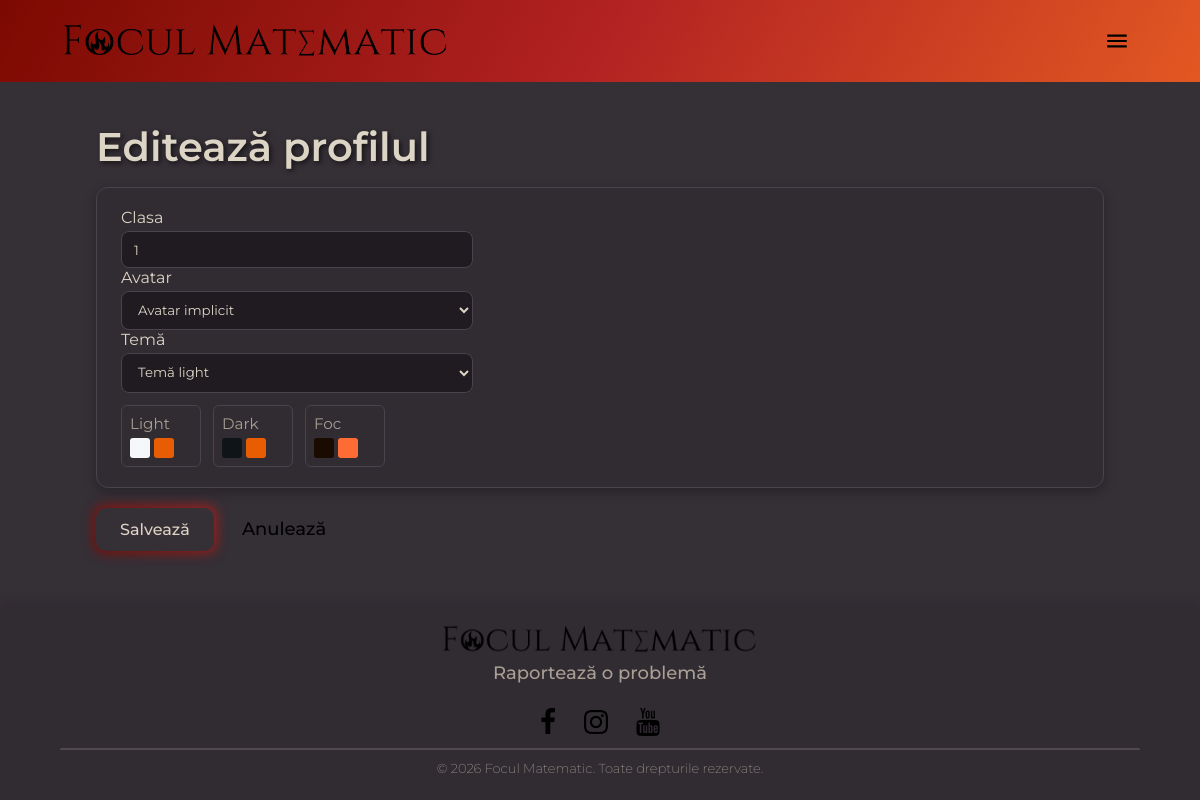
The page /accounts/profile/edit/ (signed in) on the database its author committed.
### accounts/models.py (models this page shows, shortened)
class Profile(models.Model):
    user  = models.OneToOneField(User, on_delete=models.CASCADE)
    xp    = models.IntegerField(default=0)
    level = models.IntegerField(default=1)
    clasa = models.IntegerField(default=1)
    avatar = models.CharField(max_length=100, default="default_avatar")
    theme  = models.CharField(max_length=50, default="light")

### accounts/views.py (the view)
# urls.py: path("profile/edit/", views.profile_edit_view, name="profile_edit"),
@login_required
def profile_edit_view(request):
    profile = get_or_create_profile(request.user)
    if request.method == "POST":
        form = ProfileEditForm(request.POST, instance=profile, user=request.user)
        if form.is_valid():
            form.save()
            messages.success(request, "Profilul a fost actualizat.")
            return redirect("profile")
    else:
        form = ProfileEditForm(instance=profile, user=request.user)
    return render(request, "accounts/profile_edit.html", {"form": form})

### accounts/forms.py (shortened to what this page needs)
class ProfileEditForm(forms.ModelForm):
    class Meta:
        model = Profile
        fields = ("clasa", "avatar", "theme")
        labels = {
            "clasa": "Clasa",
            "avatar": "Avatar",
            "theme": "Temă",
        }
    def __init__(self, *args, user=None, **kwargs):
        super().__init__(*args, **kwargs)
        owned_keys = set()
        if user is not None:
            owned_keys = set(user.items.values_list("item_key", flat=True))
        avatar_choices = [("default_avatar", "Avatar implicit")]
        theme_choices = [("light", "Temă light"), ("dark_theme_1", "Temă dark")]
        self.fields["avatar"].widget = forms.Select(choices=avatar_choices)
        self.fields["theme"].widget = forms.Select(choices=theme_choices)

### accounts/context_processors.py (called while the page is built)
def theme(request):
    return {}

### accounts/utils.py (called while the page is built)
def get_or_create_profile(user):
    profile, _ = Profile.objects.get_or_create(user=user)
    return profile

### analytics/services.py (called while the page is built)
def log_page_view(*, path: str, session_key: str, user=None) -> PageView:
    return PageView.objects.create(
        path=path[:500],
        session_key=session_key[:40],
        user=user if user and user.is_authenticated else None,
    )

### feedback/context_processors.py (called while the page is built)
def feedback_report_url(from_path: str = "") -> str:
    try:
        url = reverse("report_error")
    except NoReverseMatch:
        url = FEEDBACK_REPORT_PATH
    if from_path:
        return f"{url}?from={from_path}"
    return url

def feedback_urls(request):
    return {
        "feedback_report_url": feedback_report_url(),
    }

### templates/accounts/profile_edit.html (shortened to what this page needs)
{% extends "base.html" %}
{% load static %}
{% block content %}
<div class="page-content">
<h1>Editează profilul</h1>
<form method="post" action="">
    <div class="card">
        {% for field in form %}
            <p>
                <label for="{{ field.id_for_label }}">{{ field.label }}</label><br>
                {{ field }}
                {% if field.name == "theme" %}
                    <div class="theme-preview-grid" id="theme-preview">
                        <div class="theme-preview-card" data-theme="light">
                            <span class="muted">Light</span>
                            <div class="swatches">
                                <span class="swatch" style="background:#f5f7fa"></span>
                                <span class="swatch" style="background:#e85d04"></span>
                            </div>
                        </div>
                        <div class="theme-preview-card" data-theme="dark_theme_1">
                            <span class="muted">Dark</span>
                            <div class="swatches">
                                <span class="swatch" style="background:#0f1419"></span>
                                <span class="swatch" style="background:#e85d04"></span>
                            </div>
                        </div>
                        <div class="theme-preview-card" data-theme="fire_theme">
                            <span class="muted">Foc</span>
                            <div class="swatches">
                                <span class="swatch" style="background:#1a0a00"></span>
                                <span class="swatch" style="background:#ff6b35"></span>
                            </div>
                        </div>
                    </div>
                {% endif %}
            </p>
        {% endfor %}
    </div>
    <button type="submit" class="btn">Salvează</button>
    <a href="{% url 'profile' %}" style="margin-left:1rem;">Anulează</a>
</form>
</div>
{% endblock %}

### static/core/css/FMStyle.css (style rules this page uses)
* { margin: 0; padding: 0; font-family: 'Montserrat', fantasy; box-sizing: border-box; }
body { min-height: 100%; min-width: 100%; overflow: scroll; }

### templates/accounts/profile_edit.html (style rules this page uses)
.theme-preview-grid { display: flex; flex-wrap: wrap; gap: 0.75rem; margin-top: 0.75rem; }
.theme-preview-card { border: 1px solid #4a424c; border-radius: 6px; padding: 0.5rem; min-width: 5rem; }
.theme-preview-card .swatches { display: flex; gap: 0.25rem; margin-top: 0.35rem; }
.theme-preview-card .swatch { width: 1.25rem; height: 1.25rem; border-radius: 3px; }

### rows shown on the page
Profile: form "1" "Avatar implicit" "Temă light"

### other values the page prints
{{ field.label }} "Clasa" "Avatar" "Temă"
